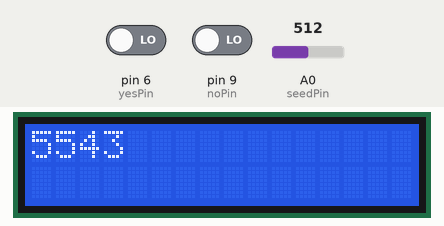
Recording of a sketch running on a simulated Arduino Uno, built with avr-gcc and run on an emulated ATmega328P. Parts: 16×2 character LCD. The test bench sets the inputs (shaded band); at power-on: pin 6 (yesPin) LOW, A0 (seedPin) = 512, pin 9 (noPin) LOW. Random numbers use the default seed unless the sketch sets one.

Above: at 1.2 s.
1.3 s: pin 6 (yesPin) driven HIGH
At 2.0 s:
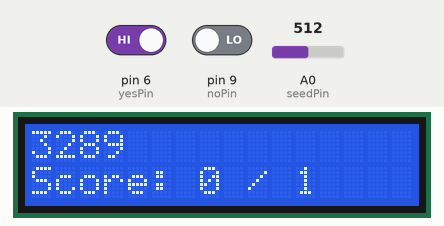
4.3 s: A0 (seedPin) set to 716
At 5.1 s:
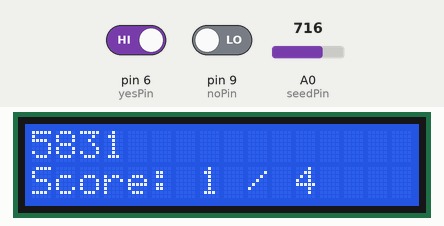
6.8 s: A0 (seedPin) set to 900
At 8.0 s:
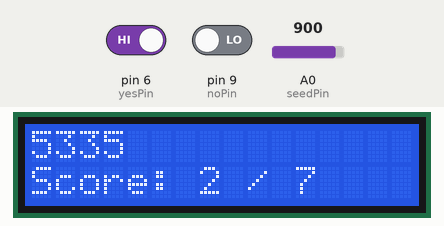
9.8 s: A0 (seedPin) set to 1023
At 11.0 s:
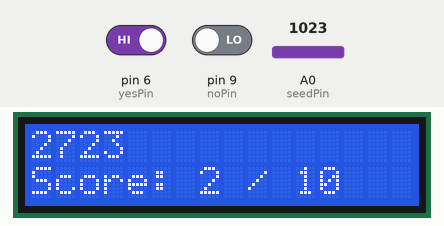
Timing chart, 0 to 12.8 s (numbered marks = the images above; inputs shaded):
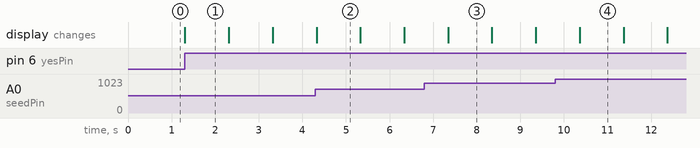

The sketch:

primegame.ino
```cpp
#include <LiquidCrystal.h>
LiquidCrystal lcd(12, 11, 5, 4, 3, 2);

const int yesPin = 6;
const int noPin = 9;

const int seedPin = A0;

int prevNumber = 0; // prevent the same number twice
int yesState = 0;
int noState = 0;

int mutex = 0; //locking device

const int maxNumber = 8191;

const int TOP_ROW = 0;
const int BOTTOM_ROW = 1;

const int second = 1000; // 1 s = 1000 ms

boolean isPrime(unsigned long n) {

  if (n <= 1) {
    return false;
  } else if (n <= 3 ) {
    return true;
  } else if (n % 2 == 0 || n % 3 == 0) {
    return false;
  }
  int i = 5;
  while ((i * i) <= n) {
    if (n % i == 0 || n % (i + 2) == 0) {
      return false;
    }
    i = i + 6;
  }
  return true;

}

/*
Returns an odd integer between 0 and maxNumber
*/
unsigned long generateNewNumber() {

  unsigned long n = random(11 * analogRead(seedPin)) % maxNumber;

  //bias distribution to return higher percent composite
  if(n % 2 == 0 || n % 3 == 0 || n == 1 || n == prevNumber){
    return generateNewNumber();
  }

  prevNumber = n;

  return n;
}


void setup() {

  lcd.begin(16, 2);

  pinMode(yesPin, INPUT);
  pinMode(noPin, INPUT);

  lcd.clear();

Serial.begin(9600);

}

void printScore(int correctAnswers, int totalAnswers){

    lcd.setCursor(0, BOTTOM_ROW);
    lcd.print("Score: " + String(correctAnswers) + " / " + String(totalAnswers));

}

unsigned long printNewNumber(){

    unsigned long number = generateNewNumber();
    lcd.setCursor(0, TOP_ROW);
    lcd.print(number);

    return number;
}

void loop() {

  static unsigned long number;
  static int totalAnswers = 0;
  static int correctAnswers = 0;

  //Generate a new number
  if (number == NULL)
  {
    number = printNewNumber();
  }

  yesState = digitalRead(yesPin);
  noState = digitalRead(noPin);

  if ((yesState == HIGH || noState == HIGH) && mutex == 0) {

    mutex = 1; //locking device

    totalAnswers = totalAnswers + 1;

    //Reset LCD screen prior to next number
    lcd.clear();

    //Did user guess correct
    if (yesState == isPrime(number)) {
      correctAnswers = correctAnswers + 1;
    }

    printScore(correctAnswers, totalAnswers);

    number = printNewNumber();

    delay(1 * second); //prevent switch overload

    mutex = 0;

  }
}
```

Measured:
- after the input at 1.3 s, the display: changes at once (image 1)
- what the display in image 1 shows lasts 1.0 s, from 1.3 s to 2.3 s
